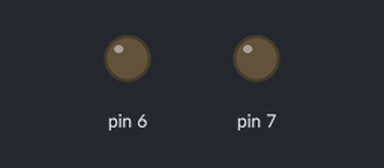
The sketch below on a simulated Arduino Uno, built with avr-gcc and run on an emulated ATmega328P. Shown: output pins drawn as LEDs (lit = HIGH).

Above: at 0.9 s.
At 2.66 s:
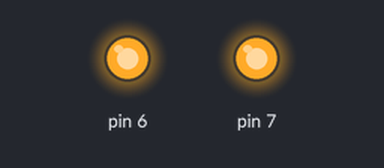
At 20.54 s:
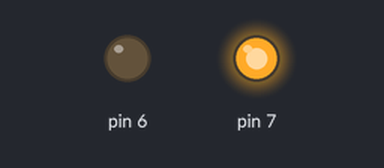
At 36.11 s:
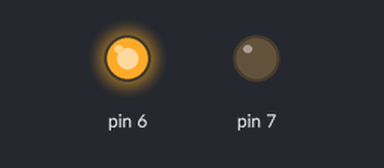
Timing chart, 0 to 40.0 s (numbered marks = the images above):
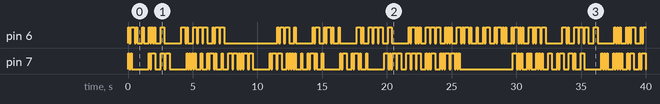

Measured:
- by itself, pin 6: HIGH → LOW at 0.10 s, → HIGH 0.10 s later, → LOW 0.30 s later, → HIGH 0.10 s later, … (148 changes in this stretch)
- by itself, pin 7: HIGH → LOW at 0.10 s, → HIGH 0.10 s later, → LOW 0.10 s later, → HIGH 1.3 s later, … (159 changes in this stretch)

The sketch:

morse.ino
```cpp
#include "Message.hpp"
#include "Channel.hpp"

Message* channel_1_messages [] = {
  new Message("I am here, where are you?", 4),
  new Message("Distant shapes on the horizon"),
  new Message("Sentinels move forward", 1),
  new Message("You are forewarned", 1),
  new EndMessage()
};

Message* channel_2_messages [] = {
  new Message("Rest now", 4),
  new Message("We are not lost"),
  new Message("Really not sure if this Morse is correct, so please check!"),
  new EndMessage()
};

// this is the time for 1 dot
uint16_t MorseCode::timeStep = 100; // in milliseconds

///////////////////////////////////////////////////////////////////////

#define NUM_CHANNELS 2
Channel channels[NUM_CHANNELS] = {
  Channel(channel_1_messages, 7),
  Channel(channel_2_messages, 6),
};


void setup() {
  Serial.begin(115200);

  for (uint8_t i = 0; i < NUM_CHANNELS; i++) {
    channels[i].start();
  }

}

void loop() {

  uint32_t t = millis();
  for (uint8_t i = 0; i < NUM_CHANNELS; i++) {
    Channel &channel = channels[i];
    if (channel.update(t)) {
      channel.start();
    }
  }

  delay(5);
}
```

Channel.hpp
```cpp
#pragma once

#include "Arduino.h"

class Channel {
public:
  Channel(Message **messages, uint8_t pin):
  mMessages(messages)
  {
    for (uint8_t i = 0;; i++) {
      if (messages[i]->isLastMessage()) {
      break;
      }
      messages[i]->setOutputPin(pin);
    }

    start();
  }

  void start() {
    mCurrentMessageIndex = 0;
    mMessages[mCurrentMessageIndex]->startTransmission();
  }

  bool update(uint32_t millisNow) {

    Message *currentMessage = mMessages[mCurrentMessageIndex];
    currentMessage->update(millisNow);

    if (currentMessage->isFinished()) {
      currentMessage = mMessages[++mCurrentMessageIndex];

      if (currentMessage->isLastMessage()) {
        mCurrentMessageIndex = 0;
        return true;
      }
      else {
        currentMessage->startTransmission();
      }

    }
    return false;
  }

protected:
  Message **mMessages;
  uint8_t mCurrentMessageIndex;
  Message *mCurrentMessage;
};
```

Message.hpp
```cpp
#pragma once

#include "Arduino.h"
#include "MorseCode.hpp"

#define MAX_MESSAGE_LENGTH 100

enum OutputState {
  ON = HIGH, OFF = LOW
};


struct LetterSender {
  LetterSender(){}
  LetterSender(char letter):
  mLetter(letter)
  {
    mCounter = 0;
    strcpy(mProsign, MorseCode::getProsign(letter));
    mProsignLength = strlen(mProsign);
  }

  char getNextCode() {
    return mProsign[mCounter++];
  }

  bool isFinished() const {
    return mCounter >= mProsignLength;
  }

protected:
  char mLetter;
  char mProsign[8];
  uint8_t mProsignLength;
  uint8_t mCounter = 0;
};

class Message {

public:
  Message(const char *message, float pauseAfter=0.f):
  mPauseAfter(static_cast<uint32_t>(pauseAfter * 1000)),
  mPin(2),
  mLetterSender(message[0]),
  mFinishedTransmission(false),
  mFinishedMessage(false),
  mLetterCounter(0)
  {
    strcpy(mMessage, message);
    mMessageLength = strlen(mMessage);
  }

  void update(uint32_t millisNow) {
    if (!mFinishedMessage && millisNow >= mNextChange) {
      transmitNext(millisNow);
    }
  }

  void startTransmission() {
    mLetterCounter = 0;
    mFinishedTransmission = mFinishedMessage = false;
    mLetterSender = LetterSender(mMessage[mLetterCounter++]);

    char c = mLetterSender.getNextCode();
    setOutput(ON);
    mNextChange = millis() + MorseCode::getLength(c);

  }

  void transmitNext(uint32_t millisNow) {
    if (mOutputState == ON) {
      setOutput(OFF);
      mNextChange = millisNow + MorseCode::getLength(MorseCode::AFTER_CODE);
    }
    else if (mLetterSender.isFinished()) {
      setOutput(OFF);
      mNextChange = millisNow + MorseCode::getLength(MorseCode::AFTER_LETTER);

      if(mLetterCounter < mMessageLength) {
        mLetterSender = LetterSender(mMessage[mLetterCounter++]);
      }
      else {
        if (!mFinishedTransmission) {
          mNextChange = millisNow + mPauseAfter;
          mFinishedTransmission = true;
        }
        else {
          mFinishedMessage = true;
        }
      }
    }
    else {
      char c = mLetterSender.getNextCode();
      setOutput(c != ' ' ? ON : OFF);
      mNextChange = millisNow + MorseCode::getLength(c);
    }
  }

  void setOutputPin(uint8_t pin) {
    mPin = pin;
    pinMode(pin, OUTPUT);
  }

  void setOutput(OutputState state) {
    digitalWrite(mPin, state);
    mOutputState = state;
  }

  bool isFinished() const {
    return mFinishedMessage;
  }

  virtual bool isLastMessage() const {
    return false;
  }

protected:
  char mMessage[MAX_MESSAGE_LENGTH];
  uint8_t mPin;

  uint16_t mLetterCounter, mMessageLength;
  bool mFinishedTransmission, mFinishedMessage;

  LetterSender mLetterSender;

  OutputState mOutputState;
  uint32_t mNextChange;

  uint32_t mPauseAfter;

  friend class Channel;
};

class EndMessage : public Message {
public:
  EndMessage(): Message("-", 0) {}

  bool isLastMessage() const override {
    return true;
  }
};
```

MorseCode.cpp
```cpp
#include "MorseCode.hpp"


const char* MorseCode::prosigns[] = {
  " ", //
  "-.-.--", // !
  ".-..-.", // "
  "", // #
  "...-..-", // $
  "", // %
  ".-...", // &
  ".----.", // '
  "-.--.", // (
  "-.--.-", // )
  "", // *
  ".-.-.", // +
  "--..--", // ,
  "-....-", // -
  ".-.-.-", // .
  "-..-.", // /
  "-----", // 0
  ".----", // 1
  "..---", // 2
  "...--", // 3
  "....-", // 4
  ".....", // 5
  "-....", // 6
  "--...", // 7
  "---..", // 8
  "----.", // 9
  "---...", // :
  "-.-.-.", // ;
  "", // <
  "-...-", // =
  "", // >
  "..--..", // ?
  ".--.-.", // @
  ".-", // A
  "-...", // B
  "-.-.", // C
  "-..", // D
  ".", // E
  "..-.", // F
  "--.", // G
  "....", // H
  "..", // I
  ".---", // J
  "-.-", // K
  ".-..", // L
  "--", // M
  "-.", // N
  "---", // O
  ".--.", // P
  "--.-", // Q
  ".-.", // R
  "...", // S
  "-", // T
  "..-", // U
  "...-", // V
  ".--", // W
  "-..-", // X
  "-.--", // Y
  "--..", // Z
};
```

MorseCode.hpp
```cpp
#pragma once

#include "Arduino.h"

#define PROSIGN_CHAR_OFFSET 32

class MorseCode {
public:

  enum {
    AFTER_CODE = 'c',
    AFTER_LETTER = 'l',
  };

  static const char* prosigns[];

  static const char* getProsign(char c) {
    if (c >= 'a' && c <= 'z') {
      c-= 32; // make uppercase if lowercase
    }
    return MorseCode::prosigns[c - PROSIGN_CHAR_OFFSET];
  }

  static uint16_t getLength(char signal) {
    switch (signal) {
    case '.':
      return MorseCode::timeStep;
    case '-':
      return MorseCode::timeStep * 3;
    case AFTER_CODE:
      return MorseCode::timeStep;
    case AFTER_LETTER:
      return MorseCode::timeStep * 3;
    case ' ':
      // spaces are treated as normal characters so are
      // and the AFTER_CODE off time from the previous letter
      return MorseCode::timeStep * 6;
    }
  }

  static uint16_t timeStep; // ms
};
```
